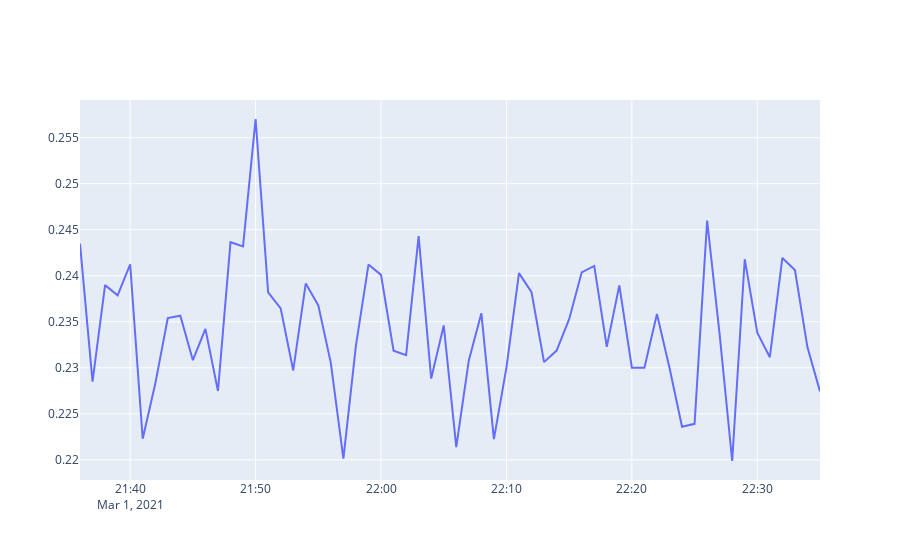

Source (notebook cell):
### Code cell
x=firstrun_df['Time']

fig = go.Figure()
fig.add_trace(go.Scatter(x=x, y=firstrun_df['thrust'], name="Thruster Output",
                    line_shape='linear'))

fig.update_traces(mode='lines')
fig.update_layout(legend=dict(y=0.5, traceorder='reversed', font_size=16))

fig.show()
